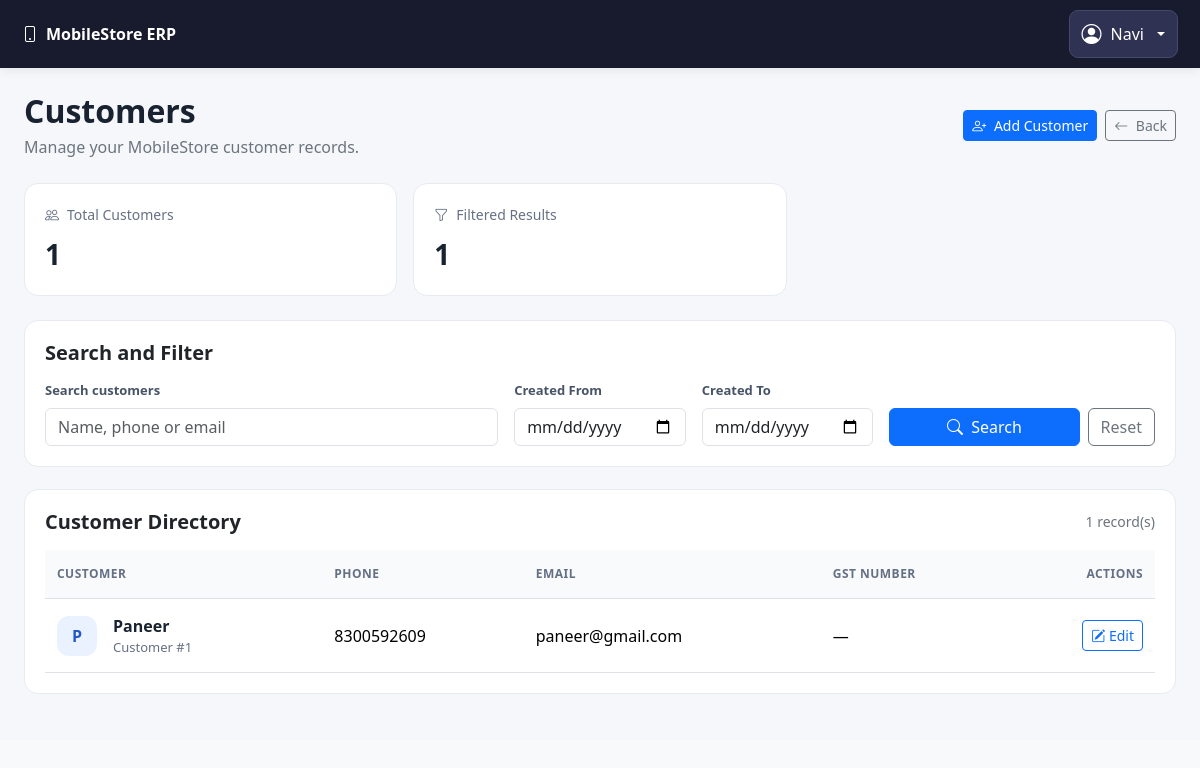
The page /customers (signed in) on the database as committed earlier.
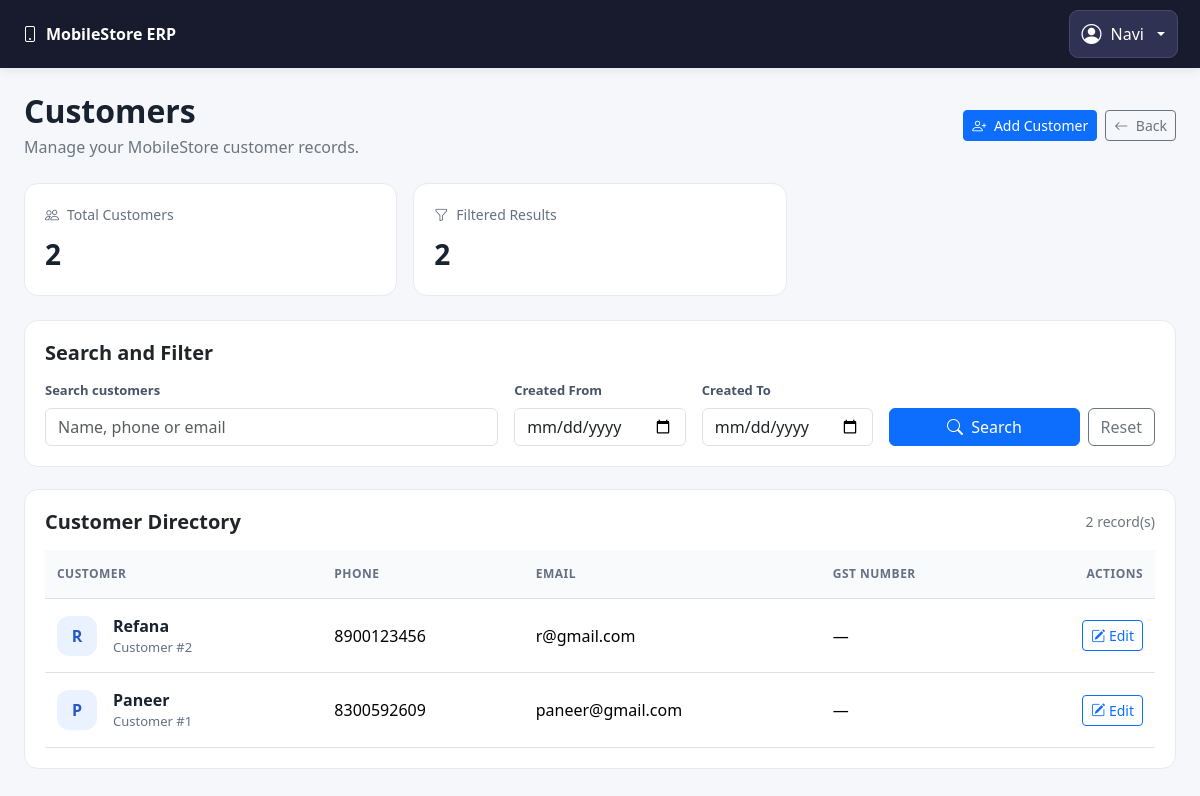
The same page on the database as committed later.
### models.py (models this page shows, shortened)
class TimestampMixin:
    created_at = db.Column(db.DateTime(timezone=True), default=utc_now, nullable=False)
    updated_at = db.Column(
        db.DateTime(timezone=True), default=utc_now, onupdate=utc_now, nullable=False
    )

class Customer(TimestampMixin, db.Model):
    __tablename__ = "customers"
    id = db.Column(db.Integer, primary_key=True)
    name = db.Column(db.String(150), nullable=False, index=True)
    phone = db.Column(db.String(20), index=True)
    email = db.Column(db.String(150))
    address = db.Column(db.Text)
    gst_number = db.Column(db.String(30))

### app.py (the view, shortened to what this page needs)
    @app.route("/customers")
    @login_required
    def customers_list():
        search = request.args.get("search", "").strip()
        date_from = request.args.get("date_from", "").strip()
        date_to = request.args.get("date_to", "").strip()
        query = Customer.query
        try:
            query = apply_date_filters(query, Customer, date_from, date_to)
        except ValueError:
            flash("Please enter valid filter dates.", "warning")
            return redirect(url_for("customers_list"))
        customers = query.order_by(Customer.id.desc()).all()
        return render_template(
            "customers/list.html",
            customers=customers,
            search=search,
            date_from=date_from,
            date_to=date_to,
            total_customers=Customer.query.count(),
            filtered_count=len(customers),
        )

### templates/Customers/List.html (shortened to what the changed rows need)
{% extends "base.html" %}
{% block content %}
<div class="customer-page">
    <div class="customer-heading">
        <div>
            <h2>Customers</h2>
        </div>
    </div>
    <div class="row g-3 mb-4">
        <div class="col-sm-6 col-xl-4">
            <div class="customer-stat">
                <div class="stat-label">
                    <i class="bi bi-people me-2"></i>Total Customers
                </div>
                <div class="stat-value">{{ total_customers }}</div>
            </div>
        </div>
        <div class="col-sm-6 col-xl-4">
            <div class="customer-stat">
                <div class="stat-label">
                    <i class="bi bi-funnel me-2"></i>Filtered Results
                </div>
                <div class="stat-value">{{ filtered_count }}</div>
            </div>
        </div>
    </div>
    <div class="customer-card">
        <div class="d-flex justify-content-between align-items-center
                    flex-wrap gap-2 mb-3">
            <h5 class="fw-bold mb-0">Customer Directory</h5>
            <span class="text-secondary small">
                {{ filtered_count }} record(s)
            </span>
        </div>
        <div class="table-responsive">
            <table class="table customer-table table-hover mb-0">
                <thead>
                    <tr>
                        <th>Customer</th>
                        <th>Phone</th>
                        <th>Email</th>
                        <th>GST Number</th>
                        <th class="text-end">Actions</th>
                    </tr>
                </thead>
                <tbody>
                    {% for customer in customers %}
                    <tr>
                        <td>
                            <div class="d-flex align-items-center gap-3">
                                <div class="customer-avatar">
                                    {{ customer.name[:1]|upper }}
                                </div>
                                <div>
                                    <div class="customer-name">
                                        {{ customer.name }}
                                    </div>
                                    <div class="customer-secondary">
                                        Customer #{{ customer.id }}
                                    </div>
                                </div>
                            </div>
                        </td>
                        <td>{{ customer.phone or '—' }}</td>
                        <td>{{ customer.email or '—' }}</td>
                        <td>{{ customer.gst_number or '—' }}</td>
                        <td class="text-end">
                            <a href="{{ url_for(
                                'customer_edit',
                                customer_id=customer.id
                            ) }}"
                               class="btn btn-sm btn-outline-primary"
                               title="Edit customer">
                                <i class="bi bi-pencil-square"></i>
                                Edit
                            </a>
                        </td>
                    </tr>
                    {% endfor %}
                </tbody>
            </table>
        </div>
    </div>
</div>
{% endblock %}

Rows that differ between the two databases and show on the page:
added Customer: name "R", name "Refana", id "2", phone "8900123456", email "r@gmail.com", gst_number "—"
Other text that changed with them:
{{ total_customers }}: "1" → "2"
{{ filtered_count }}: "1" → "2"
